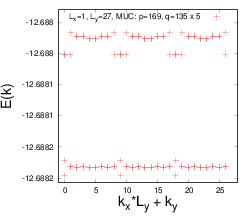

Recreate this plot in gnuplot.
set xrange [-1:28]
set yrange [-12.6882068540642:-12.6879299061145]
set xlabel "k_x*L_y + k_y" font "Helvetica,28"
set ylabel "E(k)" font "Helvetica,28"
#set size 1.0, 0.6
set terminal postscript eps size 3.5,3 enhanced colour "Helvetica" 16
set output "fermions_hofstadter_X_135_Y_5_q_169_n_9_x_1_y_27_u_10_gx_0_gy_0_ext.eps"
plot "fermions_hofstadter_X_135_Y_5_q_169_n_9_x_1_y_27_u_10_gx_0_gy_0_ext.dat" using ($1*27+$2):3 title "L_x=1, L_y=27, MUC: p=169, q=135 x 5" with points lc rgbcolor "red" lt 6 pt 1 ps 2
